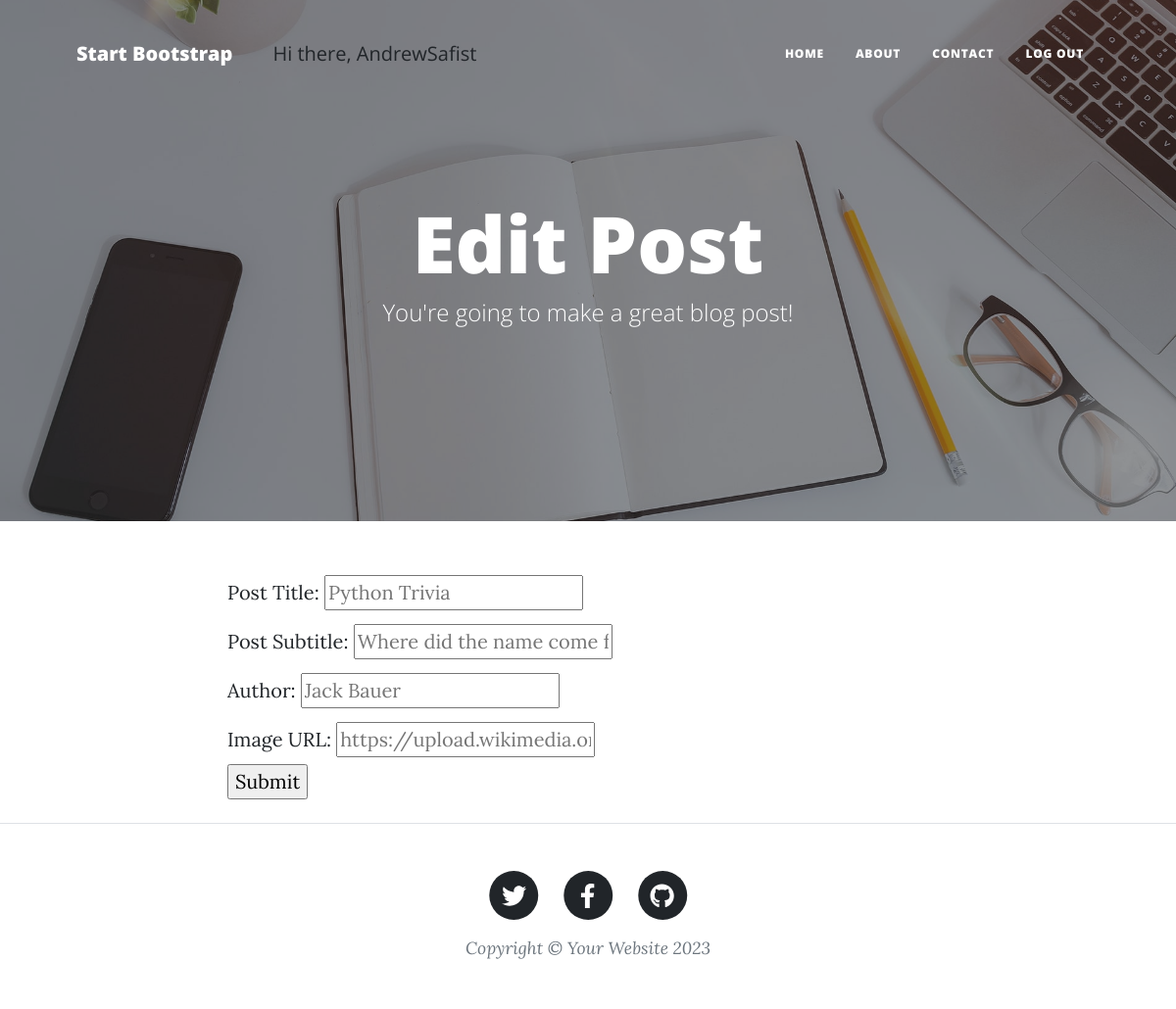
Screenshot of /edit/3 (signed in) with the database file from the repository.
### tables this page shows
CREATE TABLE blog_post (id INTEGER NOT NULL, title VARCHAR (250) NOT NULL, date VARCHAR (250) NOT NULL, body TEXT NOT NULL, author VARCHAR (250) NOT NULL, img_url VARCHAR (250) NOT NULL, subtitle VARCHAR (250) NOT NULL, PRIMARY KEY (id), UNIQUE (title));

### main.py (the view)
@app.route('/edit/<pid>')
def edit(pid):
    if 'name' in session and session['name'] == 'AndrewSafist':
        conn = sqlite3.connect('./instance/posts.db')
        conn.row_factory = sqlite3.Row
        cur = conn.cursor()
        cur.execute(f'SELECT * FROM blog_post WHERE id = {pid}')
        values = cur.fetchone()
        print(dict(values))
        conn.close()
        return render_template('edit.html', post=dict(values), pid=pid)
    else:
        return 'Unauthorized.'

### templates/edit.html (shortened to what this page needs)
{% block content %} {% include "header.html" %}
<header
  class="masthead"
  style="background-image: url('../static/assets/img/edit-bg.jpg')"
>
  <div class="container position-relative px-4 px-lg-5">
    <div class="row gx-4 gx-lg-5 justify-content-center">
      <div class="col-md-10 col-lg-8 col-xl-7">
        <div class="page-heading">
          <h1>Edit Post</h1>
          <span class="subheading"
            >You're going to make a great blog post!</span
          >
        </div>
      </div>
    </div>
  </div>
</header>
<main class="mb-4">
  <div class="container">
    <div class="row">
      <div class="col-lg-8 col-md-10 mx-auto">
        <form action="/modify/{{ pid }}" method="post">
          <label>Post Title:</label>
          <input type="text" name="title" id="title" required placeholder="{{ post['title'] }}">
          <br>
          <label>Post Subtitle:</label>
          <input type="text" name="subtitle" required placeholder="{{ post['subtitle'] }}">
          <br>
          <label>Author:</label>
          <input type="text" name="author" required placeholder="{{ post['author'] }}">
          <br>
          <label>Image URL:</label>
          <input type="url" name="url" required placeholder="{{ post['img_url'] }}">
          <br>
          <input type="submit">
        </form>
      </div>
    </div>
  </div>
</main>
{% include "footer.html" %} {% endblock %}

### rows the page displays
blog_post: title "Python Trivia", subtitle "Where did the name come from?", author "Jack Bauer", url "https://upload.wikimedia.org/wikipedia/commons/4/47/Monty_Python_Live_02-07-14_12_46_43_%2814415411808%29.jpg"

### other values shown
{{ session['name'] }} "AndrewSafist"
